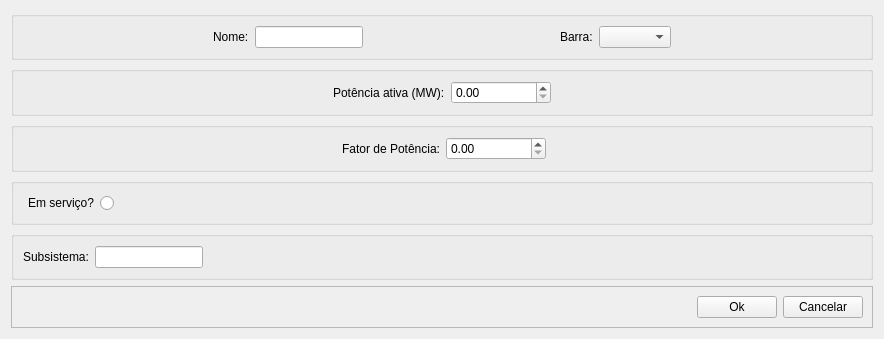
         <widget class="QWidget" name="pg_carga_est">
          <layout class="QVBoxLayout" name="verticalLayout_8">
           <item>
            <widget class="QGroupBox" name="groupBox_25">
             <layout class="QHBoxLayout" name="horizontalLayout_22">
              <item>
               <spacer name="horizontalSpacer_38">
                <property name="orientation">
                 <enum>Qt::Horizontal</enum>
                </property>
                <property name="sizeHint" stdset="0">
                 <size>
                  <width>40</width>
                  <height>20</height>
                 </size>
                </property>
               </spacer>
              </item>
              <item>
               <widget class="QLabel" name="label_20">
                <property name="text">
                 <string>Nome:</string>
                </property>
               </widget>
              </item>
              <item>
               <widget class="QLineEdit" name="fp_nome_ce_lineEdit">
                <property name="sizePolicy">
                 <sizepolicy hsizetype="Preferred" vsizetype="Fixed">
                  <horstretch>0</horstretch>
                  <verstretch>0</verstretch>
                 </sizepolicy>
                </property>
               </widget>
              </item>
              <item>
               <spacer name="horizontalSpacer_39">
                <property name="orientation">
                 <enum>Qt::Horizontal</enum>
                </property>
                <property name="sizeHint" stdset="0">
                 <size>
                  <width>40</width>
                  <height>20</height>
                 </size>
                </property>
               </spacer>
              </item>
              <item>
               <widget class="QLabel" name="label_21">
                <property name="text">
                 <string>Barra:</string>
                </property>
               </widget>
              </item>
              <item>
               <widget class="QComboBox" name="fp_barra_ce_combobox">
                <property name="sizePolicy">
                 <sizepolicy hsizetype="Preferred" vsizetype="Fixed">
                  <horstretch>0</horstretch>
                  <verstretch>0</verstretch>
                 </sizepolicy>
                </property>
               </widget>
              </item>
              <item>
               <spacer name="horizontalSpacer_40">
                <property name="orientation">
                 <enum>Qt::Horizontal</enum>
                </property>
                <property name="sizeHint" stdset="0">
                 <size>
                  <width>40</width>
                  <height>20</height>
                 </size>
                </property>
               </spacer>
              </item>
             </layout>
            </widget>
           </item>
           <item>
            <widget class="QGroupBox" name="groupBox_28">
             <layout class="QHBoxLayout" name="horizontalLayout_26">
              <item>
               <spacer name="horizontalSpacer_42">
                <property name="orientation">
                 <enum>Qt::Horizontal</enum>
                </property>
                <property name="sizeHint" stdset="0">
                 <size>
                  <width>40</width>
                  <height>20</height>
                 </size>
                </property>
               </spacer>
              </item>
              <item>
               <widget class="QLabel" name="label_22">
                <property name="minimumSize">
                 <size>
                  <width>101</width>
                  <height>0</height>
                 </size>
                </property>
                <property name="text">
                 <string>Potência ativa (MW):</string>
                </property>
               </widget>
              </item>
              <item>
               <widget class="QDoubleSpinBox" name="fp_pot_ce_SB">
                <property name="sizePolicy">
                 <sizepolicy hsizetype="Preferred" vsizetype="Fixed">
                  <horstretch>0</horstretch>
                  <verstretch>0</verstretch>
                 </sizepolicy>
                </property>
                <property name="minimumSize">
                 <size>
                  <width>100</width>
                  <height>0</height>
                 </size>
                </property>
               </widget>
              </item>
              <item>
               <spacer name="horizontalSpacer_43">
                <property name="orientation">
                 <enum>Qt::Horizontal</enum>
                </property>
                <property name="sizeHint" stdset="0">
                 <size>
                  <width>40</width>
                  <height>20</height>
                 </size>
                </property>
               </spacer>
              </item>
             </layout>
            </widget>
           </item>
           <item>
            <widget class="QGroupBox" name="groupBox_27">
             <layout class="QHBoxLayout" name="horizontalLayout_27">
              <item>
               <spacer name="horizontalSpacer_41">
                <property name="orientation">
                 <enum>Qt::Horizontal</enum>
                </property>
                <property name="sizeHint" stdset="0">
                 <size>
                  <width>40</width>
                  <height>20</height>
                 </size>
                </property>
               </spacer>
              </item>
              <item>
               <widget class="QLabel" name="label_23">
                <property name="minimumSize">
                 <size>
                  <width>101</width>
                  <height>0</height>
                 </size>
                </property>
                <property name="layoutDirection">
                 <enum>Qt::LeftToRight</enum>
                </property>
                <property name="text">
                 <string>Fator de Potência:</string>
                </property>
                <property name="alignment">
                 <set>Qt::AlignRight|Qt::AlignTrailing|Qt::AlignVCenter</set>
                </property>
               </widget>
              </item>
              <item>
               <widget class="QDoubleSpinBox" name="fp_fatp_ce_SB">
                <property name="sizePolicy">
                 <sizepolicy hsizetype="Preferred" vsizetype="Fixed">
                  <horstretch>0</horstretch>
                  <verstretch>0</verstretch>
                 </sizepolicy>
                </property>
                <property name="minimumSize">
                 <size>
                  <width>100</width>
                  <height>0</height>
                 </size>
                </property>
               </widget>
              </item>
              <item>
               <spacer name="horizontalSpacer_44">
                <property name="orientation">
                 <enum>Qt::Horizontal</enum>
                </property>
                <property name="sizeHint" stdset="0">
                 <size>
                  <width>40</width>
                  <height>20</height>
                 </size>
                </property>
               </spacer>
              </item>
             </layout>
            </widget>
           </item>
           <item>
            <widget class="QGroupBox" name="groupBox_26">
             <layout class="QHBoxLayout" name="horizontalLayout_28">
              <item>
               <widget class="QRadioButton" name="fp_servico_ce_RB">
                <property name="sizePolicy">
                 <sizepolicy hsizetype="Preferred" vsizetype="Fixed">
                  <horstretch>0</horstretch>
                  <verstretch>0</verstretch>
                 </sizepolicy>
                </property>
                <property name="layoutDirection">
                 <enum>Qt::RightToLeft</enum>
                </property>
                <property name="text">
                 <string>Em serviço?</string>
                </property>
               </widget>
              </item>
              <item>
               <spacer name="horizontalSpacer_47">
                <property name="orientation">
                 <enum>Qt::Horizontal</enum>
                </property>
                <property name="sizeHint" stdset="0">
                 <size>
                  <width>40</width>
                  <height>20</height>
                 </size>
                </property>
               </spacer>
              </item>
             </layout>
            </widget>
           </item>
           <item>
            <widget class="QGroupBox" name="groupBox_24">
             <layout class="QHBoxLayout" name="horizontalLayout_29">
              <item>
               <widget class="QLabel" name="label_24">
                <property name="text">
                 <string>Subsistema:</string>
                </property>
               </widget>
              </item>
              <item>
               <widget class="QLineEdit" name="fp_subsis_ce_lineEdit">
                <property name="sizePolicy">
                 <sizepolicy hsizetype="Preferred" vsizetype="Fixed">
                  <horstretch>0</horstretch>
                  <verstretch>0</verstretch>
                 </sizepolicy>
                </property>
               </widget>
              </item>
              <item>
               <spacer name="horizontalSpacer_45">
                <property name="orientation">
                 <enum>Qt::Horizontal</enum>
                </property>
                <property name="sizeHint" stdset="0">
                 <size>
                  <width>40</width>
                  <height>20</height>
                 </size>
                </property>
               </spacer>
              </item>
              <item>
               <spacer name="horizontalSpacer_46">
                <property name="orientation">
                 <enum>Qt::Horizontal</enum>
                </property>
                <property name="sizeHint" stdset="0">
                 <size>
                  <width>40</width>
                  <height>20</height>
                 </size>
                </property>
               </spacer>
              </item>
             </layout>
            </widget>
           </item>
           <item>
            <widget class="QFrame" name="frame_37">
             <property name="frameShape">
              <enum>QFrame::StyledPanel</enum>
             </property>
             <property name="frameShadow">
              <enum>QFrame::Raised</enum>
             </property>
             <layout class="QHBoxLayout" name="horizontalLayout_16">
              <item>
               <spacer name="horizontalSpacer_63">
                <property name="orientation">
                 <enum>Qt::Horizontal</enum>
                </property>
                <property name="sizeHint" stdset="0">
                 <size>
                  <width>676</width>
                  <height>20</height>
                 </size>
                </property>
               </spacer>
              </item>
              <item>
               <widget class="QPushButton" name="fp_eq_ok_ce_PB">
                <property name="sizePolicy">
                 <sizepolicy hsizetype="Preferred" vsizetype="Fixed">
                  <horstretch>0</horstretch>
                  <verstretch>0</verstretch>
                 </sizepolicy>
                </property>
                <property name="text">
                 <string>Ok</string>
                </property>
               </widget>
              </item>
              <item>
               <widget class="QPushButton" name="fp_eq_cancel_ce_PB">
                <property name="sizePolicy">
                 <sizepolicy hsizetype="Preferred" vsizetype="Fixed">
                  <horstretch>0</horstretch>
                  <verstretch>0</verstretch>
                 </sizepolicy>
                </property>
                <property name="text">
                 <string>Cancelar</string>
                </property>
               </widget>
              </item>
             </layout>
            </widget>
           </item>
          </layout>
         </widget>
